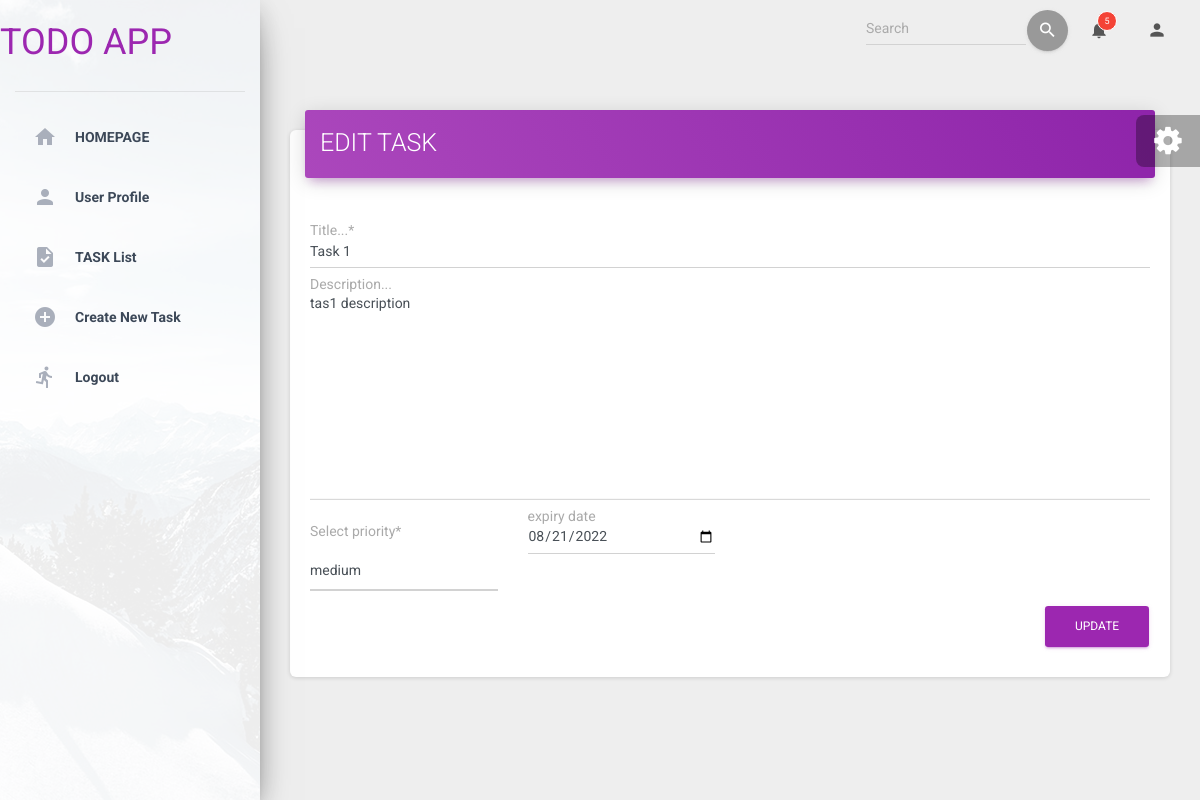
The page /edit/39 (signed in) on the database its author committed.
### apps/home/models.py (models this page shows, shortened)
class Task(models.Model): #id otomatik oluşuyor
    PRIORITY = (
        ('Low','low'),
        ('Medium','medium'),
        ('High','high'),
    )
    user = models.ForeignKey(User,null=True,blank=True, on_delete=models.CASCADE)
    title = models.CharField(max_length=200)
    description = models.TextField(null=True, blank=True)
    completed = models.BooleanField(default=False)
    priority = models.CharField( max_length=10, choices=PRIORITY)
    start_time = models.DateTimeField(default=timezone.now)
    end_time = models.DateTimeField(null=True, blank=True)
    class Meta:
        ordering=('start_time','end_time')

### apps/home/views.py (the view)
# urls.py: url(r'^edit/(?P<id>\d+)$', views.edit, name='edit'),
@login_required(login_url="/login/")
def edit(request, id):
    context ={}
    obj = get_object_or_404(Task, id = id)
    form = TaskForm(request.POST or None, instance = obj)
    if form.is_valid():
        form.save()
        return HttpResponseRedirect("/")
    context["form"] = form
    return render(request, "home/edit-task.html", context)

### apps/home/forms.py
class TaskForm(forms.ModelForm):
    class Meta:
        completed = forms.BooleanField()
        model = Task
        fields = "__all__"
        exclude = ("user",)
        widgets = {
            'priority': forms.Select(attrs={'class': 'form-control'}),
            'start_time': DateInput(),
            'end_time': DateInput(),
        }
        labels = {
            'title' : 'Title...',
            'description': 'Description... ',
            'priority': 'Select priority',
            'start_time': 'created date',
            'end_time': 'expiry date' ,
            'completed':'complete '
        }

### apps/templates/home/edit-task.html (shortened to what this page needs)
{% extends "layouts/base.html" %}
{% load crispy_forms_tags %}
{% block content %}
<div >
    <div class="row">
        <div class="col md-12">
            <div class="card">
                <div class="card-header card-header-primary">
                    <h3 class="card-title">EDIT TASK</h3>
                </div>
                <div class="card-body">
                    <div class="form-group">
                        <form action="" method="POST" autocomplete="off">
                         {{form.title|as_crispy_field}}
                         {{form.description|as_crispy_field}}
                         <div class="row">
                           <div class="col-md-3">
                             {{form.priority|as_crispy_field}}
                           </div>
                           <div class="col-md-3">
                             {{form.end_time|as_crispy_field}}
                           </div>
                         </div>
                         <input type="submit" value="Update" class = "btn btn-primary pull-right">
                           <div class="clearfix"></div>
                        </form>
                </div>
            </div>
        </div>
    </div>
</div>
{% endblock content %}

### rows shown on the page
Task: title "Task 1", description "tas1 description", priority "medium", end_time "08/21/2022"
